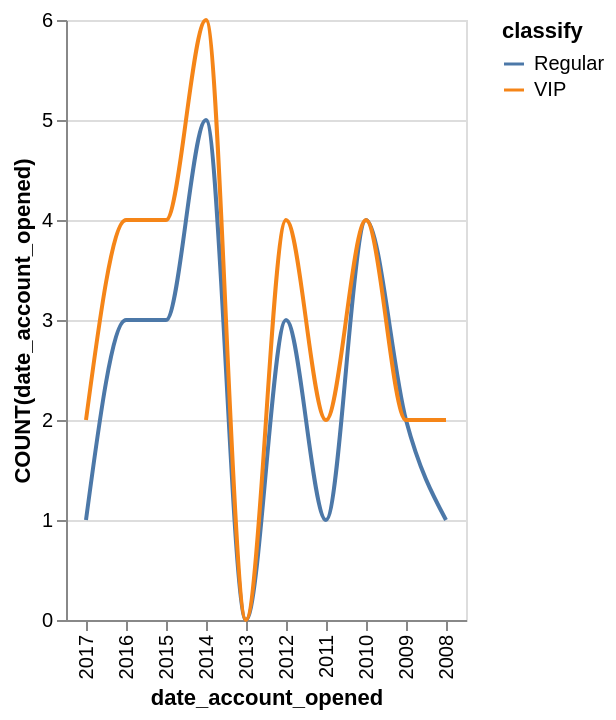

The specification (Vega-Lite) saved for this image:
### Vega-Lite specification from a JSON file in a GitHub repository (floating-point values rounded to 4 significant figures)
{"data": {"values": [{"x_data": "2017", "y_data": 1, "classify": "Regular"}, {"x_data": "2016", "y_data": 3, "classify": "Regular"}, {"x_data": "2015", "y_data": 3, "classify": "Regular"}, {"x_data": "2014", "y_data": 5, "classify": "Regular"}, {"x_data": "2013", "y_data": 0, "classify": "Regular"}, {"x_data": "2012", "y_data": 3, "classify": "Regular"}, {"x_data": "2011", "y_data": 1, "classify": "Regular"}, {"x_data": "2010", "y_data": 4, "classify": "Regular"}, {"x_data": "2009", "y_data": 2, "classify": "Regular"}, {"x_data": "2008", "y_data": 1, "classify": "Regular"}, {"x_data": "2017", "y_data": 2, "classify": "VIP"}, {"x_data": "2016", "y_data": 4, "classify": "VIP"}, {"x_data": "2015", "y_data": 4, "classify": "VIP"}, {"x_data": "2014", "y_data": 6, "classify": "VIP"}, {"x_data": "2013", "y_data": 0, "classify": "VIP"}, {"x_data": "2012", "y_data": 4, "classify": "VIP"}, {"x_data": "2011", "y_data": 2, "classify": "VIP"}, {"x_data": "2010", "y_data": 4, "classify": "VIP"}, {"x_data": "2009", "y_data": 2, "classify": "VIP"}, {"x_data": "2008", "y_data": 2, "classify": "VIP"}]}, "mark": {"type": "line", "interpolate": "monotone"}, "encoding": {"x": {"field": "x_data", "type": "nominal", "title": "date_account_opened", "sort": "descending"}, "y": {"field": "y_data", "type": "quantitative", "title": "COUNT(date_account_opened)"}, "color": {"field": "classify"}}}
